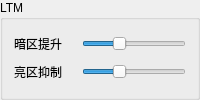
              <widget class="QGroupBox" name="groupBox_12">
               <property name="title">
                <string>LTM</string>
               </property>
               <layout class="QGridLayout" name="gridLayout_11">
                <item row="0" column="1">
                 <widget class="QSlider" name="dark_boost">
                  <property name="maximum">
                   <number>300</number>
                  </property>
                  <property name="singleStep">
                   <number>10</number>
                  </property>
                  <property name="pageStep">
                   <number>50</number>
                  </property>
                  <property name="value">
                   <number>100</number>
                  </property>
                  <property name="orientation">
                   <enum>Qt::Horizontal</enum>
                  </property>
                 </widget>
                </item>
                <item row="0" column="0">
                 <widget class="QLabel" name="label_14">
                  <property name="text">
                   <string>暗区提升    </string>
                  </property>
                 </widget>
                </item>
                <item row="1" column="0">
                 <widget class="QLabel" name="label_15">
                  <property name="text">
                   <string>亮区抑制</string>
                  </property>
                 </widget>
                </item>
                <item row="1" column="1">
                 <widget class="QSlider" name="bright_suppress">
                  <property name="maximum">
                   <number>300</number>
                  </property>
                  <property name="singleStep">
                   <number>10</number>
                  </property>
                  <property name="pageStep">
                   <number>50</number>
                  </property>
                  <property name="value">
                   <number>100</number>
                  </property>
                  <property name="orientation">
                   <enum>Qt::Horizontal</enum>
                  </property>
                 </widget>
                </item>
               </layout>
              </widget>
